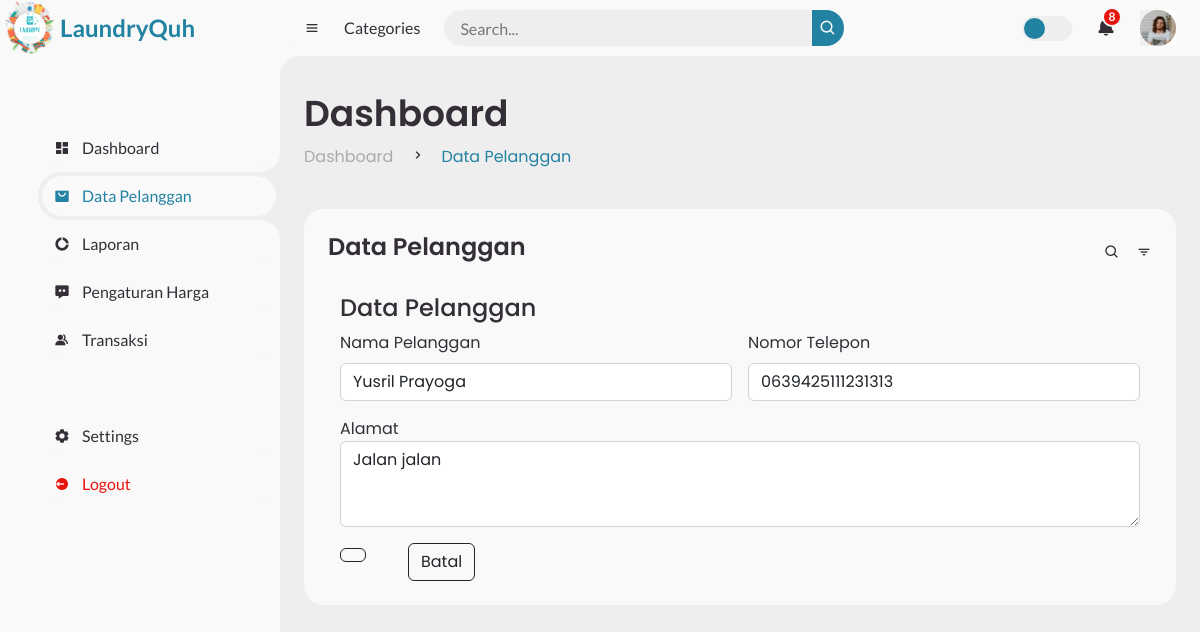
Page /backend/edit.php?pelanggan_id=2 (signed in) on the committed database.
### tables this page shows
CREATE TABLE `pelanggan` (
  `pelanggan_id` int(11) NOT NULL,
  `pelanggan_nama` varchar(255) NOT NULL,
  `pelanggan_hp` varchar(20) NOT NULL,
  `pelanggan_alamat` text NOT NULL
);

### backend/edit.php (the view, shortened to what this page needs)
<!DOCTYPE html>
<html lang="en">
<head>
	<link href='https://unpkg.com/boxicons@2.0.9/css/boxicons.min.css' rel='stylesheet'>
    <link href="https://cdn.jsdelivr.net/npm/bootstrap@5.2.2/dist/css/bootstrap.min.css" rel="stylesheet">
    <link rel="stylesheet" href="https://cdn.jsdelivr.net/npm/bootstrap-icons@1.8.1/font/bootstrap-icons.css">
	<link rel="stylesheet" href="css/dashboard.css">
</head>
<body>
	<section id="sidebar">
		<a href="index.html" class="brand">
			<img width="60px" src="../images/icon.png" alt="LaundryQuh">
			<span class="text">LaundryQuh</span>
		</a>
		<ul class="side-menu top">
			<li>
				<a href="index.php">
					<i class='bx bxs-dashboard' ></i>
					<span class="text">Dashboard</span>
				</a>
			</li>
			<li class="active">
				<a href="pelanggan.php">
					<i class='bx bxs-shopping-bag-alt' ></i>
					<span class="text">Data Pelanggan</span>
				</a>
			</li>
			<li>
				<a href="laporan.php">
					<i class='bx bxs-doughnut-chart' ></i>
					<span class="text">Laporan</span>
				</a>
			</li>
			<li>
				<a href="harga.php">
					<i class='bx bxs-message-dots' ></i>
					<span class="text">Pengaturan Harga</span>
				</a>
			</li>
			<li>
				<a href="transaksi.php">
					<i class='bx bxs-group' ></i>
					<span class="text">Transaksi</span>
				</a>
			</li>
		</ul>
		<ul class="side-menu">
			<li>
				<a href="setting.php">
					<i class='bx bxs-cog' ></i>
					<span class="text">Settings</span>
				</a>
			</li>
			<li>
				<a href="#" class="logout">
					<i class='bx bxs-log-out-circle' ></i>
					<span class="text">Logout</span>
				</a>
			</li>
		</ul>
	</section>
	<section id="content">
		<nav>
			<i class='bx bx-menu' ></i>
			<a href="#" class="nav-link">Categories</a>
			<form action="#">
				<div class="form-input">
					<input type="search" placeholder="Search...">
					<button type="submit" class="search-btn"><i class='bx bx-search' ></i></button>
				</div>
			</form>
			<label for="switch-mode" class="switch-mode"></label>
			<a href="#" class="notification">
				<i class='bx bxs-bell' ></i>
				<span class="num">8</span>
			</a>
			<div class="dropdown">
				<button class="dropbtn"><img src="img/people.png"></button>
			  </div>
		</nav>
		<main>
			<div class="head-title">
				<div class="left">
					<h1>Dashboard</h1>
					<ul class="breadcrumb">
						<li>
							<a href="#">Dashboard</a>
						</li>
						<li><i class='bx bx-chevron-right' ></i></li>
						<li>
							<a class="active" href="#">Data Pelanggan</a>
						</li>
					</ul>
				</div>
			</div>
			<div class="table-data">
				<div class="order">
					<div class="head">
						<h3>Data Pelanggan</h3>
						<i class='bx bx-search' ></i>
						<i class='bx bx-filter' ></i>
					</div>
                    <?php
                        include 'koneksi.php';
                        $action = $_GET['action'];
                        if ($action == 'add') {
                            $array['pelanggan_nama'] = $array['pelanggan_alamat'] = $array['pelanggan_hp'] = "";
                        }else {
                            $id = $_GET['pelanggan_id'];
                            $query = "SELECT * FROM pelanggan WHERE pelanggan_id = $id";
                            $result = mysqli_query($con, $query);
                            $array = mysqli_fetch_array($result);
                        }
                    ?>
					<div class="container">
						<div class="card-header">
							<h4><?php echo ucfirst($action) ?> Data Pelanggan <h4>
						</div>
						<div class="card-body">
							<form class="row g-3" method="GET" action="proses.php">
								<div class="col-md-6">
									<label for="nama_pelanggan" class="form-label">Nama Pelanggan</label>
									<input type="text" class="form-control" name="nama" placeholder="Masukkan nama .." value="<?php echo $array['pelanggan_nama']; ?>">
								</div>
								<div class="col-md-6">
									<label for="nomor_telepon" class="form-label">Nomor Telepon</label>
									<input type="text" class="form-control" name="pelanggan_hp" value="<?php echo $array['pelanggan_hp']; ?>">
								</div>
								<div class="col-12">
									<div class="form-outline w-20">
										<label for="textarea">Alamat</label>
										<textarea type="text" class="form-control" name="pelanggan_alamat" rows="3" placeholder="Masukkan alamat" value=""><?php echo $array['pelanggan_alamat']; ?></textarea>
									</div>
								</div>
								<div class="col-md-1">
									<button type="submit" class="btn btn-outline-dark" ><?php echo ucfirst($action)?></button>
								</div>
								<div class="col-md-6">
									<a href="pelanggan.php" type="reset" class="btn btn-outline-dark">Batal</a>
								</div>
							</form>
						</div>
					</div>
				</div>
			</div>
		</main>
	</section>
</body>
</html>

### rows in the picture
pelanggan: nama "Yusril Prayoga", pelanggan_hp "0639425111231313", pelanggan_alamat "Jalan jalan"
